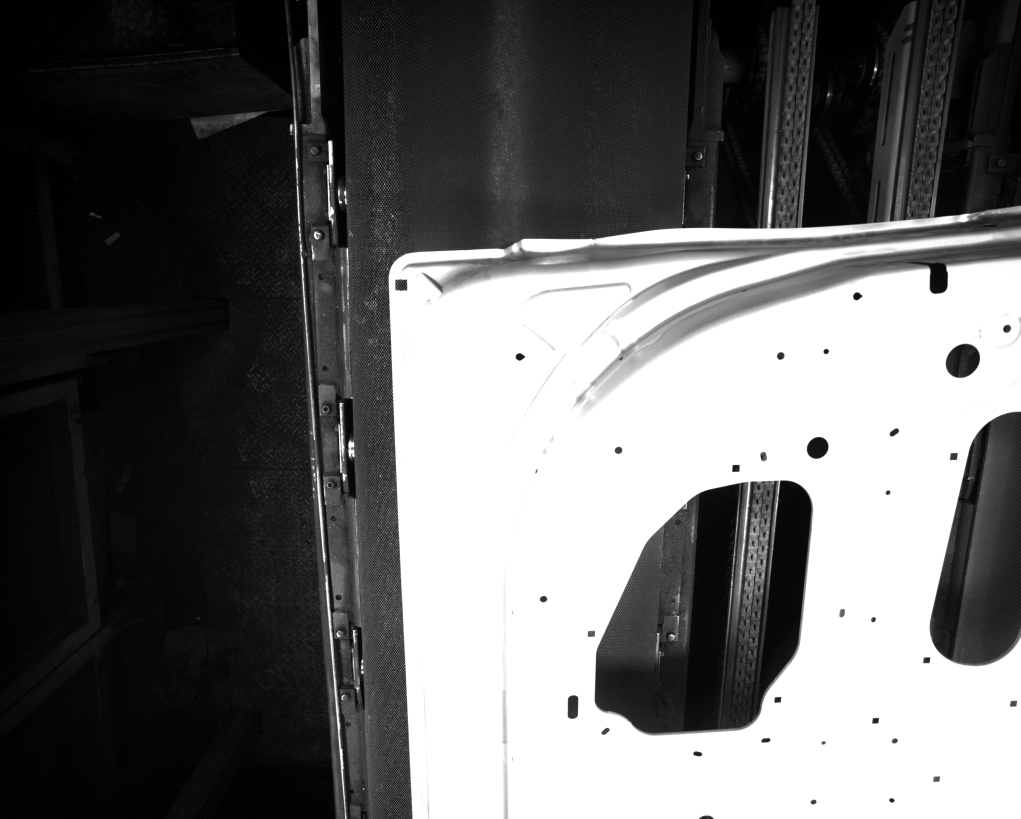
#> input picture images/metal_panel.jpg, 5104 x 4092 px (shown at 1/5 size)
$ python metal_panel.py
#> lines starting #> are read from the running program, lines starting #| are printed output that depends on the picture; after the words box and inside, x2 and y2 are one past the last pixel; in counts of white or black regions, pixels touching at a corner belong together
import cv2
import numpy as np

# 画像を読み込み．
img = cv2.imread('./images/metal_panel.jpg')
#> img is the input picture: shape (4092, 5104, 3); min 0, max 255, mean 105.1

# 画像をトリミング（トリム画像毎に2値化するため．その後合成してマスク処理する．）．
h, w = img.shape[:2]
#> h = 4092; w = 5104

x, y = 1930, 1370
trimmed_img2 = img[y:y+150, x:x+150]

x, y = 4680, 1020
trimmed_img3 = img[y:y+350, x:w]
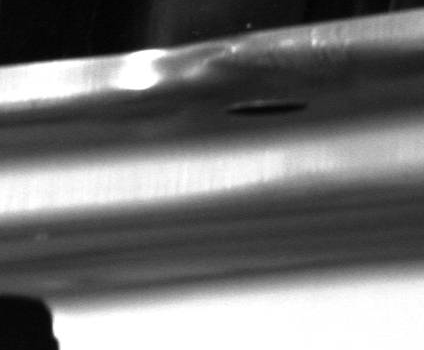
#> trimmed_img3: shape (350, 424, 3); min 2, max 255, mean 117.4

x, y = 2830, 2100
trimmed_img4 = img[y:h, x:w]

x, y = 4830, 1070
trimmed_img5 = img[y:y+40, x:w]

x, y = 4500, 1110
trimmed_img6 = img[y:y+200, x:w]
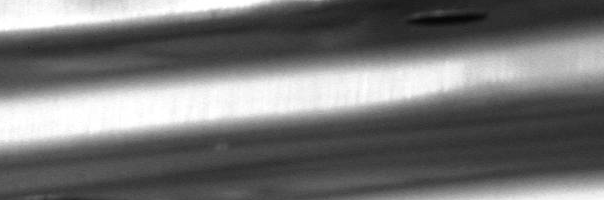
#> trimmed_img6: shape (200, 604, 3); min 6, max 255, mean 117

# 各画像をグレースケール化．cv2.cvtColor(画像データ，色変換方法)
grayscaled_img = cv2.cvtColor(img, cv2.COLOR_BGR2GRAY)
grayscaled_img2 = cv2.cvtColor(trimmed_img2, cv2.COLOR_BGR2GRAY)
grayscaled_img3 = cv2.cvtColor(trimmed_img3, cv2.COLOR_BGR2GRAY)
grayscaled_img4 = cv2.cvtColor(trimmed_img4, cv2.COLOR_BGR2GRAY)
grayscaled_img5 = cv2.cvtColor(trimmed_img5, cv2.COLOR_BGR2GRAY)
grayscaled_img6 = cv2.cvtColor(trimmed_img6, cv2.COLOR_BGR2GRAY)

# 各画像を平滑化．
smoothed_image2 = cv2.medianBlur(grayscaled_img2, ksize=5)
smoothed_image4 = cv2.medianBlur(grayscaled_img4, ksize=5)

# 各画像を2値化．
_, binary_img = cv2.threshold(
    grayscaled_img, 50, 255, cv2.THRESH_BINARY)
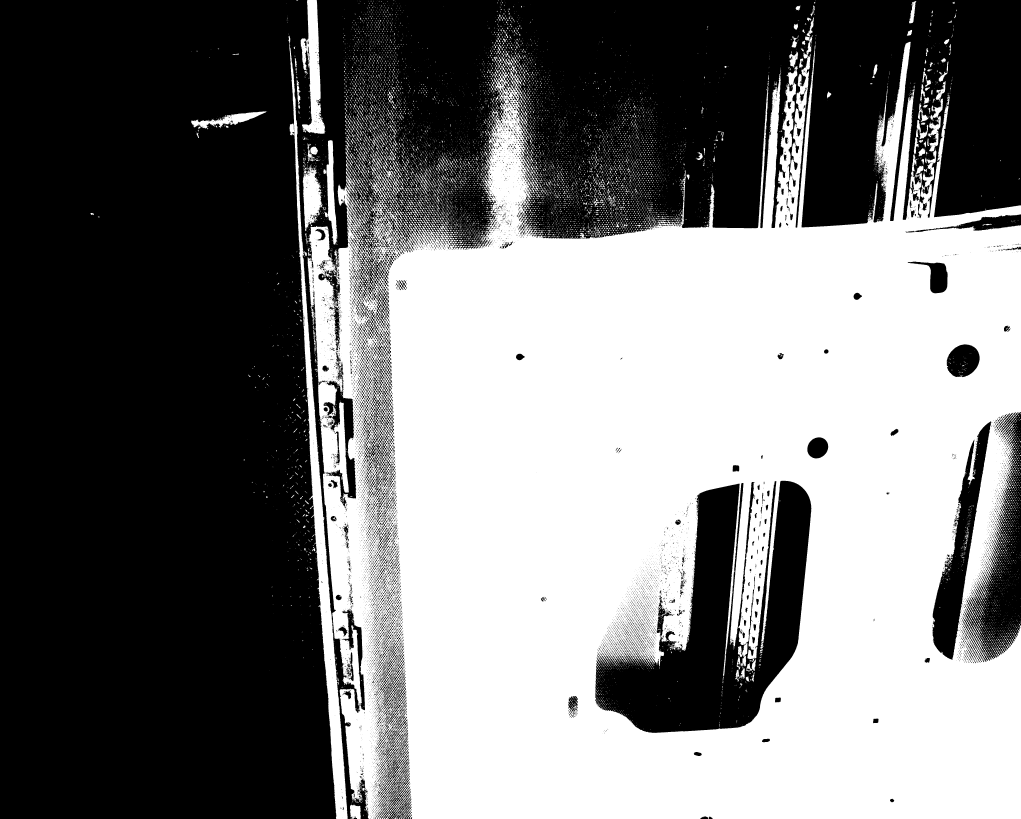
#> binary_img: shape (4092, 5104) (shown at 1/5 size); 46.6% white; 13761 white regions (10282 under 20 px), largest, box (x1, y1, x2, y2) and area: (1536, 85, 5104, 4092) 9203419, (1442, 178, 1738, 4092) 133546, (1503, 0, 1628, 669) 38693

_, binary_img2 = cv2.threshold(
    smoothed_image2, 200, 255, cv2.THRESH_BINARY)
#> binary_img2: shape (150, 150); 74.8% white; 2 black regions, box (x1, y1, x2, y2) and area: (46, 25, 107, 85) 3338, (0, 0, 18, 150) 2322

_, binary_img3 = cv2.threshold(
    grayscaled_img3, 45, 255, cv2.THRESH_BINARY)
#> binary_img3: shape (350, 424); 80% white; 56 black regions (50 under 20 px), largest, box (x1, y1, x2, y2) and area: (0, 0, 424, 65) 15687, (113, 53, 424, 131) 10757, (0, 294, 58, 350) 2727, (21, 114, 85, 124) 221, (328, 107, 336, 114) 26, (106, 112, 112, 119) 23

_, binary_img4 = cv2.threshold(
    smoothed_image4, 250, 255, cv2.THRESH_BINARY)
#> binary_img4: shape (1992, 2274); 66.7% white; 26 black regions, largest, box (x1, y1, x2, y2) and area: (142, 301, 1237, 1579) 1044343, (1817, 0, 2274, 1233) 424636, (1203, 84, 1313, 195) 9658

_, binary_img5 = cv2.threshold(
    grayscaled_img5, 0, 255, cv2.THRESH_BINARY)
#> binary_img5: shape (40, 274); every value is 255

_, binary_img6 = cv2.threshold(
    grayscaled_img6, 0, 255, cv2.THRESH_BINARY)
#> binary_img6: shape (200, 604); every value is 255

# 各2値画像をオープニング．
kernel = np.ones((27, 27), np.uint8)
erosion_img = cv2.erode(binary_img, kernel, iterations=2)
#> erosion_img: shape (4092, 5104); 33.9% white; 19 white regions (2 under 20 px), largest, box (x1, y1, x2, y2) and area: (1972, 1112, 5104, 4092) 7058519, (1668, 2691, 1712, 2948) 5763, (4889, 2280, 4961, 2692) 3596
opening_img = cv2.dilate(erosion_img, kernel, iterations=2)
#> opening_img: shape (4092, 5104); 37.2% white; 16 white regions, largest, box (x1, y1, x2, y2) and area: (1946, 1086, 5104, 4092) 7629987, (4860, 2254, 4987, 2741) 33036, (1642, 2665, 1738, 2974) 24275

kernel = np.ones((3, 3), np.uint8)
erosion_img = cv2.erode(binary_img3, kernel, iterations=1)
#> erosion_img: shape (350, 424); 77.8% white; 13 black regions (8 under 20 px), largest, box (x1, y1, x2, y2) and area: (0, 0, 424, 66) 16303, (20, 52, 424, 132) 13622, (0, 293, 59, 350) 2843, (199, 127, 209, 131) 40, (253, 123, 259, 128) 22
opening_img3 = cv2.dilate(erosion_img, kernel, iterations=1)
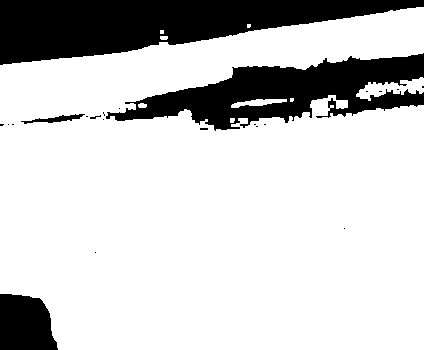
#> opening_img3: shape (350, 424); 79.6% white; 22 black regions (18 under 20 px), largest, box (x1, y1, x2, y2) and area: (0, 0, 424, 65) 15767, (106, 53, 424, 131) 11499, (0, 294, 58, 350) 2728, (21, 114, 85, 124) 234

kernel = np.ones((4, 4), np.uint8)
erosion_img = cv2.erode(binary_img4, kernel, iterations=2)
#> erosion_img: shape (1992, 2274); 66% white; 26 black regions, largest, box (x1, y1, x2, y2) and area: (140, 299, 1241, 1583) 1059851, (1815, 0, 2274, 1237) 430100, (1201, 82, 1317, 199) 11020
opening_img4 = cv2.dilate(erosion_img, kernel, iterations=2)
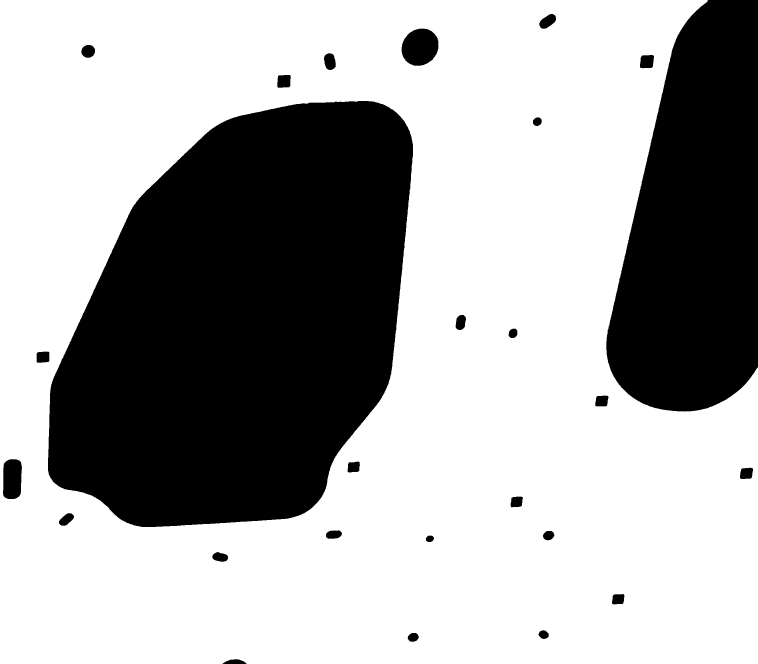
#> opening_img4: shape (1992, 2274) (shown at 1/3 size); 66.8% white; 26 black regions, largest, box (x1, y1, x2, y2) and area: (144, 303, 1239, 1581) 1045529, (1819, 0, 2274, 1235) 422762, (1205, 86, 1315, 197) 9658

# 元画像と同じ画像サイズのゼロ行列（黒塗り画像）を生成し，各2値画像を合成．
x, y = 1930, 1010
h, w = img.shape[:2]
trimmed_img = opening_img[y:h, x:w]
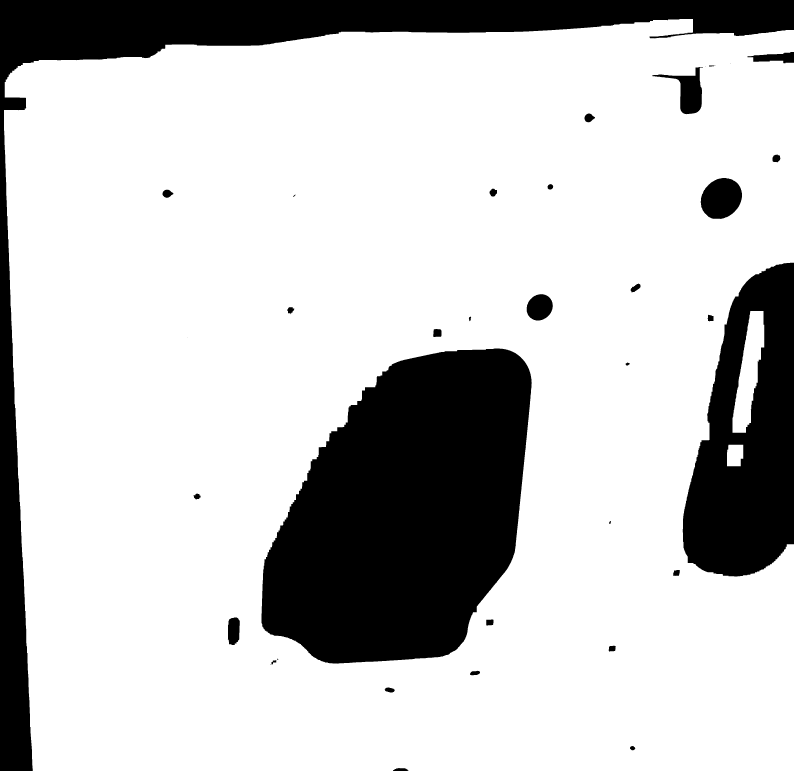
#> trimmed_img: shape (3082, 3174) (shown at 1/4 size); 78.4% white; 35 black regions (4 under 20 px), largest, box (x1, y1, x2, y2) and area: (1046, 1394, 2127, 2655) 993750, (0, 0, 3174, 3082) 685650, (2730, 1051, 3174, 2306) 370681
mask = np.zeros(img.shape[:2], np.uint8)
mask[y:y+h, x:x+w] = trimmed_img
#> mask: shape (4092, 5104); 36.7% white; 3 white regions, box (x1, y1, x2, y2) and area: (1946, 1086, 5104, 4092) 7629987, (4860, 2254, 4987, 2741) 33036, (4838, 2789, 4903, 2875) 5179

x, y = 1930, 1370
h, w = binary_img2.shape[:2]
#> h = 150; w = 150
mask[y:y+h, x:x+w] = binary_img2

x, y = 4680, 1020
h, w = opening_img3.shape[:2]
#> h = 350; w = 424
mask[y:y+h, x:x+w] = opening_img3

x, y = 2830, 2100
h, w = opening_img4.shape[:2]
#> h = 1992; w = 2274
mask[y:y+h, x:x+w] = opening_img4
#> mask: shape (4092, 5104); 36.3% white; 9 white regions (3 under 20 px), largest, box (x1, y1, x2, y2) and area: (1943, 1027, 5104, 4092) 7572253, (5036, 1097, 5104, 1121) 781, (4911, 1119, 4967, 1128) 270, (4818, 1123, 4827, 1128) 38, (4840, 1056, 4848, 1060) 30, (4910, 1138, 4915, 1143) 23

x, y = 4830, 1070
h, w = binary_img5.shape[:2]
#> h = 40; w = 274
mask[y:y+h, x:x+w] = binary_img5

x, y = 4500, 1110
h, w = binary_img6.shape[:2]
#> h = 200; w = 604
mask[y:y+h, x:x+w] = binary_img6
#> mask: shape (4092, 5104); 36.3% white; 4 white regions (2 under 20 px)

# 合成画像の輪郭を抽出．
contours, _ = cv2.findContours(
    mask, cv2.RETR_LIST, cv2.CHAIN_APPROX_SIMPLE)
#> contours = 39 contours, 3 with area under 20; largest, box (x1, y1, x2, y2) and area: (1943, 1027, 5104, 4092) 8703803, (2973, 2402, 4070, 3682) 1047330, (4732, 1721, 4899, 1887) 21093, (4537, 1309, 4739, 1468) 13514, (4034, 2185, 4146, 2298) 9816

# 合成画像の輪郭内部を塗り潰し．
cv2.drawContours(mask, contours, -1, 255, cv2.FILLED)

# 元画像をマスク処理し，金属パネル領域のみを表示．
masked_img = cv2.bitwise_and(img, img, mask=mask)
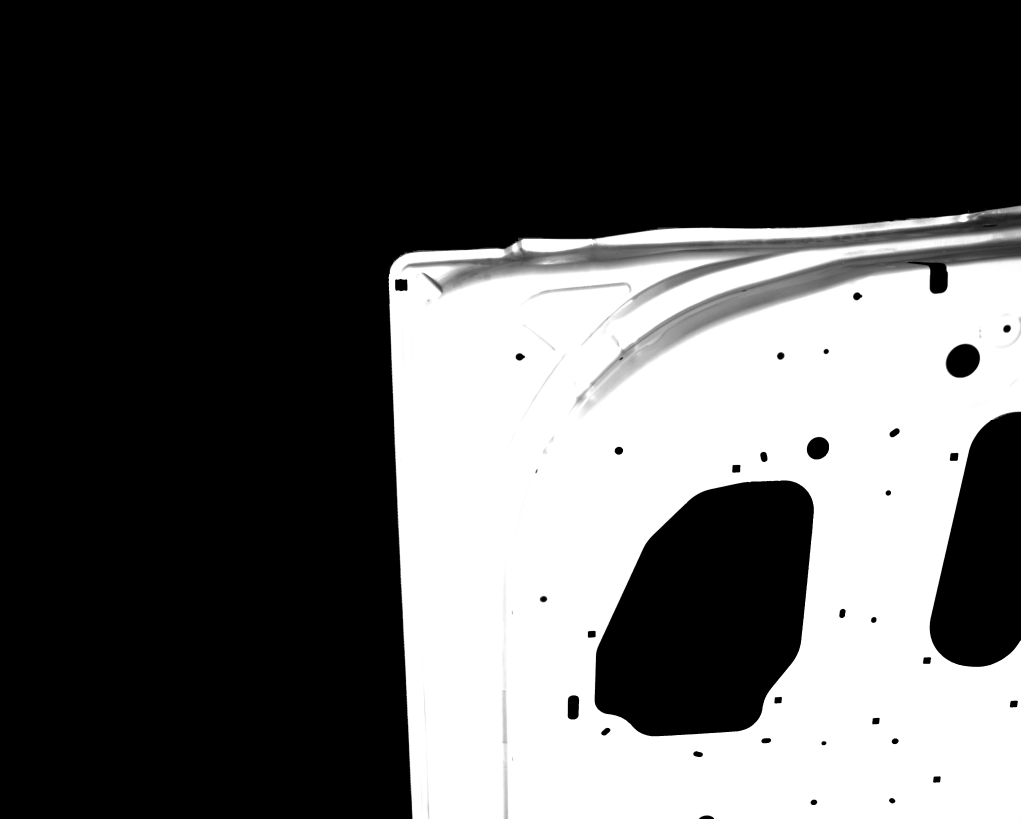
#> masked_img: shape (4092, 5104, 3) (shown at 1/5 size); min 0, max 255, mean 88.4
cv2.imshow('masked_img', masked_img)
cv2.waitKey(0)
